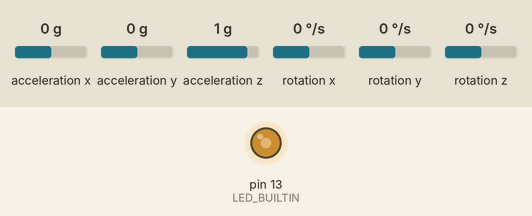
Recording of a sketch running on a simulated Arduino Uno, built with avr-gcc and run on an emulated ATmega328P. On the bench: output pins drawn as LEDs (lit = HIGH). Inputs (shaded band) come from the test bench; at power-on: acceleration x 0 g, acceleration y 0 g, acceleration z 1 g, rotation x 0 °/s, rotation y 0 °/s, rotation z 0 °/s. What the sketch prints to the serial monitor is not drawn.

Above: at 0.84 s.
1.3 s: acceleration x set to 0.5 g
4.3 s: acceleration x set to 0.8 g
7.3 s: acceleration y set to 0.8 g
10.3 s: acceleration z set to -1.4 g
13.3 s: rotation x set to -192 °/s
Timing chart, 0 to 17.3 s (numbered marks = the images above; inputs shaded):
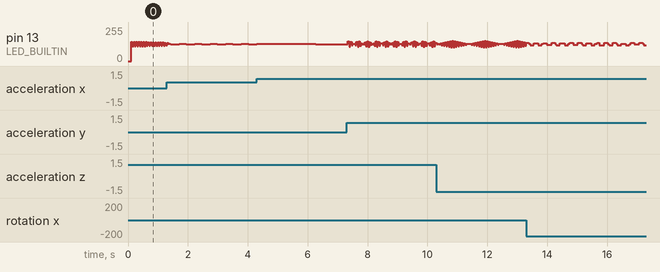

The sketch:

stm32-mpu6050-1088bs.ino
```cpp
/*
  Project: MPU6050 3D Angle Visualization on LED Matrices

  This code obtains raw data from an MPU6050 inertial measurement unit (IMU)
  using the I2C protocol for communication with an STM32 Nucleo-L053R8 board.
  The raw data is processed using the Madgwick sensor fusion algorithm to
  calculate orientation angles (e.g., roll, pitch, yaw).

  These angles are then visualized on two LD1088BS 8x8 LED matrices,
  driven by MAX7219 display driver ICs. Communication with the MAX7219 drivers
  is handled via the SPI protocol from the STM32. The LED matrices aim to
  represent the device's orientation on a conceptual 3D coordinate plane.
*/

#include "I2Cdev.h"
#include "MPU6050.h"
#include <math.h>

/* MPU6050 default I2C address is 0x68 */
MPU6050 imu;


/* MPU6050 raw data */
int16_t ax_raw, ay_raw, az_raw;
int16_t gx_raw, gy_raw, gz_raw;

bool blinkState;

void setup() {
  /*--Start I2C interface--*/
  #if I2CDEV_IMPLEMENTATION == I2CDEV_ARDUINO_WIRE
    Wire.begin();
  #elif I2CDEV_IMPLEMENTATION == I2CDEV_BUILTIN_FASTWIRE
    Fastwire::setup(400, true);
  #endif

  Serial.begin(38400); //Initializate Serial wo work well at 8MHz/16MHz

  /* Initialize device and check connection */
  Serial.println("Initializing MPU...");
  imu.initialize();
  Serial.println("Testing MPU6050 connection...");
  if (imu.testConnection() ==  false) {
    Serial.println("MPU6050 connection failed");
    while(true); // Halt
  } else {
    Serial.println("MPU6050 connection successful");
  }

  /* Update sensor offset values */
  Serial.println("Updating internal sensor offsets...\n");
  imu.setXAccelOffset(0); //Set accelerometer offset for axis X
  imu.setYAccelOffset(0); //Set accelerometer offset for axis Y
  imu.setZAccelOffset(0); //Set accelerometer offset for axis Z
  imu.setXGyroOffset(0);  //Set gyro offset for axis X
  imu.setYGyroOffset(0);  //Set gyro offset for axis Y
  imu.setZGyroOffset(0);  //Set gyro offset for axis Z

  /*Configure board LED pin for output*/
  pinMode(LED_BUILTIN, OUTPUT);
}

void loop() {
  /* Read raw accel/gyro data from the module */
  imu.getMotion6(&ax_raw, &ay_raw, &az_raw, &gx_raw, &gy_raw, &gz_raw);

  Serial.print("a/g:\t");
  Serial.print(ax_raw); Serial.print("\t");
  Serial.print(ay_raw); Serial.print("\t");
  Serial.print(az_raw); Serial.print("\t");
  Serial.print(gx_raw); Serial.print("\t");
  Serial.print(gy_raw); Serial.print("\t");
  Serial.println(gz_raw);

  /*Blink LED to indicate activity*/
  blinkState = !blinkState;
  digitalWrite(LED_BUILTIN, blinkState);
}
```
